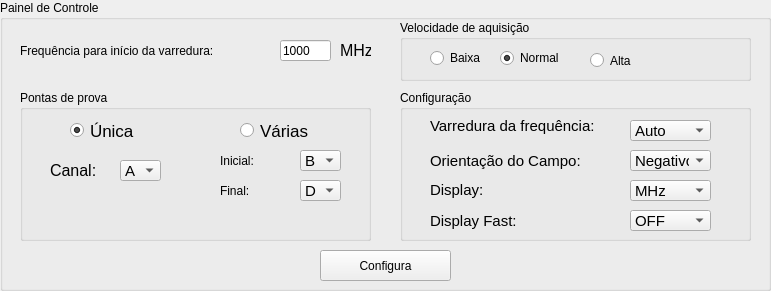
     <widget class="QGroupBox" name="groupBox_5">
      <property name="geometry">
       <rect>
        <x>20</x>
        <y>10</y>
        <width>771</width>
        <height>291</height>
       </rect>
      </property>
      <property name="font">
       <font>
        <weight>50</weight>
        <bold>false</bold>
       </font>
      </property>
      <property name="title">
       <string>Painel de Controle</string>
      </property>
      <widget class="QLabel" name="label_8">
       <property name="geometry">
        <rect>
         <x>20</x>
         <y>40</y>
         <width>261</width>
         <height>21</height>
        </rect>
       </property>
       <property name="text">
        <string>Frequência para início da varredura:</string>
       </property>
      </widget>
      <widget class="QLineEdit" name="freq_sweep">
       <property name="geometry">
        <rect>
         <x>280</x>
         <y>40</y>
         <width>51</width>
         <height>21</height>
        </rect>
       </property>
       <property name="toolTip">
        <string>&lt;!DOCTYPE HTML PUBLIC &quot;-//W3C//DTD HTML 4.0//EN&quot; &quot;http://www.w3.org/TR/REC-html40/strict.dtd&quot;&gt;
&lt;html&gt;&lt;head&gt;&lt;meta name=&quot;qrichtext&quot; content=&quot;1&quot; /&gt;&lt;style type=&quot;text/css&quot;&gt;
p, li { white-space: pre-wrap; }
&lt;/style&gt;&lt;/head&gt;&lt;body style=&quot; font-family:'MS Shell Dlg 2'; font-size:12pt; font-weight:400; font-style:normal;&quot;&gt;
&lt;p style=&quot; margin-top:0px; margin-bottom:0px; margin-left:0px; margin-right:0px; -qt-block-indent:0; text-indent:0px;&quot;&gt;&lt;span style=&quot; font-size:11pt;&quot;&gt;Frequência inicial para inicio da varredura. Nesta etapa, será realizada a leitura da frequência e posteriormente incremento na variação da frequência final.&lt;/span&gt;&lt;/p&gt;&lt;/body&gt;&lt;/html&gt;</string>
       </property>
       <property name="text">
        <string>1000</string>
       </property>
      </widget>
      <widget class="QLabel" name="label_18">
       <property name="geometry">
        <rect>
         <x>340</x>
         <y>40</y>
         <width>31</width>
         <height>21</height>
        </rect>
       </property>
       <property name="font">
        <font>
         <pointsize>12</pointsize>
        </font>
       </property>
       <property name="text">
        <string>MHz</string>
       </property>
      </widget>
      <widget class="QPushButton" name="pb_configura">
       <property name="geometry">
        <rect>
         <x>320</x>
         <y>250</y>
         <width>131</width>
         <height>31</height>
        </rect>
       </property>
       <property name="toolTip">
        <string>&lt;!DOCTYPE HTML PUBLIC &quot;-//W3C//DTD HTML 4.0//EN&quot; &quot;http://www.w3.org/TR/REC-html40/strict.dtd&quot;&gt;
&lt;html&gt;&lt;head&gt;&lt;meta name=&quot;qrichtext&quot; content=&quot;1&quot; /&gt;&lt;style type=&quot;text/css&quot;&gt;
p, li { white-space: pre-wrap; }
&lt;/style&gt;&lt;/head&gt;&lt;body style=&quot; font-family:'MS Shell Dlg 2'; font-size:12pt; font-weight:400; font-style:normal;&quot;&gt;
&lt;p style=&quot; margin-top:0px; margin-bottom:0px; margin-left:0px; margin-right:0px; -qt-block-indent:0; text-indent:0px;&quot;&gt;&lt;span style=&quot; font-size:10pt;&quot;&gt;Roda a configuração setada.&lt;/span&gt;&lt;/p&gt;&lt;/body&gt;&lt;/html&gt;</string>
       </property>
       <property name="text">
        <string>Configura</string>
       </property>
       <property name="icon">
        <iconset>
         <normaloff>../../../bobinona/imagens/engine.png</normaloff>../../../bobinona/imagens/engine.png</iconset>
       </property>
       <property name="iconSize">
        <size>
         <width>23</width>
         <height>23</height>
        </size>
       </property>
      </widget>
      <widget class="QGroupBox" name="groupBox_6">
       <property name="geometry">
        <rect>
         <x>400</x>
         <y>20</y>
         <width>351</width>
         <height>61</height>
        </rect>
       </property>
       <property name="toolTip">
        <string>&lt;!DOCTYPE HTML PUBLIC &quot;-//W3C//DTD HTML 4.0//EN&quot; &quot;http://www.w3.org/TR/REC-html40/strict.dtd&quot;&gt;
&lt;html&gt;&lt;head&gt;&lt;meta name=&quot;qrichtext&quot; content=&quot;1&quot; /&gt;&lt;style type=&quot;text/css&quot;&gt;
p, li { white-space: pre-wrap; }
&lt;/style&gt;&lt;/head&gt;&lt;body style=&quot; font-family:'MS Shell Dlg 2'; font-size:12pt; font-weight:400; font-style:normal;&quot;&gt;
&lt;p align=&quot;justify&quot; style=&quot; margin-top:0px; margin-bottom:0px; margin-left:0px; margin-right:0px; -qt-block-indent:0; text-indent:0px;&quot;&gt;&lt;span style=&quot; font-size:11pt;&quot;&gt;Permite-se alterar a inclinçao da pesquisa. O modo &amp;quot;Alta&amp;quot; corresponde à 9 segundos para escanear o campo. No modo &amp;quot;Normal&amp;quot; 18 segundos e no modo &amp;quot;Baixa&amp;quot; (24 segundos).&lt;/span&gt;&lt;/p&gt;&lt;/body&gt;&lt;/html&gt;</string>
       </property>
       <property name="title">
        <string>Velocidade de aquisição</string>
       </property>
       <widget class="QRadioButton" name="rb_High">
        <property name="geometry">
         <rect>
          <x>190</x>
          <y>30</y>
          <width>71</width>
          <height>21</height>
         </rect>
        </property>
        <property name="text">
         <string>Alta</string>
        </property>
       </widget>
       <widget class="QRadioButton" name="rb_Low">
        <property name="geometry">
         <rect>
          <x>30</x>
          <y>30</y>
          <width>71</width>
          <height>16</height>
         </rect>
        </property>
        <property name="text">
         <string>Baixa</string>
        </property>
       </widget>
       <widget class="QRadioButton" name="rb_Normal">
        <property name="geometry">
         <rect>
          <x>100</x>
          <y>30</y>
          <width>71</width>
          <height>16</height>
         </rect>
        </property>
        <property name="text">
         <string>Normal </string>
        </property>
        <property name="checked">
         <bool>true</bool>
        </property>
       </widget>
      </widget>
      <widget class="QGroupBox" name="groupBox_9">
       <property name="geometry">
        <rect>
         <x>20</x>
         <y>90</y>
         <width>351</width>
         <height>151</height>
        </rect>
       </property>
       <property name="toolTip">
        <string>&lt;!DOCTYPE HTML PUBLIC &quot;-//W3C//DTD HTML 4.0//EN&quot; &quot;http://www.w3.org/TR/REC-html40/strict.dtd&quot;&gt;
&lt;html&gt;&lt;head&gt;&lt;meta name=&quot;qrichtext&quot; content=&quot;1&quot; /&gt;&lt;style type=&quot;text/css&quot;&gt;
p, li { white-space: pre-wrap; }
&lt;/style&gt;&lt;/head&gt;&lt;body style=&quot; font-family:'MS Shell Dlg 2'; font-size:12pt; font-weight:400; font-style:normal;&quot;&gt;
&lt;p align=&quot;justify&quot; style=&quot; margin-top:0px; margin-bottom:0px; margin-left:0px; margin-right:0px; -qt-block-indent:0; text-indent:0px;&quot;&gt;&lt;span style=&quot; font-size:11pt;&quot;&gt;Seleciona o tipo de prova utilizada na varredura. Única: Apenas uma ponta de prova. Várias: Varredura com mais de uma ponta de prova.&lt;/span&gt;&lt;/p&gt;&lt;/body&gt;&lt;/html&gt;</string>
       </property>
       <property name="title">
        <string>Pontas de prova</string>
       </property>
       <widget class="QComboBox" name="cb_Channel_fim">
        <property name="geometry">
         <rect>
          <x>280</x>
          <y>90</y>
          <width>41</width>
          <height>21</height>
         </rect>
        </property>
        <property name="font">
         <font>
          <pointsize>11</pointsize>
         </font>
        </property>
        <property name="toolTip">
         <string>&lt;!DOCTYPE HTML PUBLIC &quot;-//W3C//DTD HTML 4.0//EN&quot; &quot;http://www.w3.org/TR/REC-html40/strict.dtd&quot;&gt;
&lt;html&gt;&lt;head&gt;&lt;meta name=&quot;qrichtext&quot; content=&quot;1&quot; /&gt;&lt;style type=&quot;text/css&quot;&gt;
p, li { white-space: pre-wrap; }
&lt;/style&gt;&lt;/head&gt;&lt;body style=&quot; font-family:'MS Shell Dlg 2'; font-size:11pt; font-weight:400; font-style:normal;&quot;&gt;
&lt;p style=&quot; margin-top:0px; margin-bottom:0px; margin-left:0px; margin-right:0px; -qt-block-indent:0; text-indent:0px;&quot;&gt;&lt;span style=&quot; font-size:10pt;&quot;&gt;Seleciona o canal do Multiplexador&lt;/span&gt;&lt;/p&gt;&lt;/body&gt;&lt;/html&gt;</string>
        </property>
        <property name="currentIndex">
         <number>3</number>
        </property>
        <item>
         <property name="text">
          <string>A</string>
         </property>
        </item>
        <item>
         <property name="text">
          <string>B</string>
         </property>
        </item>
        <item>
         <property name="text">
          <string>C</string>
         </property>
        </item>
        <item>
         <property name="text">
          <string>D</string>
         </property>
        </item>
        <item>
         <property name="text">
          <string>E</string>
         </property>
        </item>
        <item>
         <property name="text">
          <string>F</string>
         </property>
        </item>
        <item>
         <property name="text">
          <string>G</string>
         </property>
        </item>
        <item>
         <property name="text">
          <string>H</string>
         </property>
        </item>
       </widget>
       <widget class="QLabel" name="label_17">
        <property name="geometry">
         <rect>
          <x>200</x>
          <y>90</y>
          <width>51</width>
          <height>21</height>
         </rect>
        </property>
        <property name="text">
         <string>Final:</string>
        </property>
       </widget>
       <widget class="QLabel" name="label_13">
        <property name="geometry">
         <rect>
          <x>30</x>
          <y>70</y>
          <width>61</width>
          <height>21</height>
         </rect>
        </property>
        <property name="font">
         <font>
          <pointsize>12</pointsize>
         </font>
        </property>
        <property name="text">
         <string>Canal:</string>
        </property>
       </widget>
       <widget class="QLabel" name="label_14">
        <property name="geometry">
         <rect>
          <x>200</x>
          <y>60</y>
          <width>61</width>
          <height>21</height>
         </rect>
        </property>
        <property name="text">
         <string>Inicial:</string>
        </property>
       </widget>
       <widget class="QComboBox" name="cb_Channel_2">
        <property name="geometry">
         <rect>
          <x>100</x>
          <y>70</y>
          <width>41</width>
          <height>21</height>
         </rect>
        </property>
        <property name="font">
         <font>
          <pointsize>11</pointsize>
         </font>
        </property>
        <property name="toolTip">
         <string>&lt;!DOCTYPE HTML PUBLIC &quot;-//W3C//DTD HTML 4.0//EN&quot; &quot;http://www.w3.org/TR/REC-html40/strict.dtd&quot;&gt;
&lt;html&gt;&lt;head&gt;&lt;meta name=&quot;qrichtext&quot; content=&quot;1&quot; /&gt;&lt;style type=&quot;text/css&quot;&gt;
p, li { white-space: pre-wrap; }
&lt;/style&gt;&lt;/head&gt;&lt;body style=&quot; font-family:'MS Shell Dlg 2'; font-size:11pt; font-weight:400; font-style:normal;&quot;&gt;
&lt;p style=&quot; margin-top:0px; margin-bottom:0px; margin-left:0px; margin-right:0px; -qt-block-indent:0; text-indent:0px;&quot;&gt;&lt;span style=&quot; font-size:10pt;&quot;&gt;Seleciona o canal do Multiplexador&lt;/span&gt;&lt;/p&gt;&lt;/body&gt;&lt;/html&gt;</string>
        </property>
        <property name="currentIndex">
         <number>0</number>
        </property>
        <item>
         <property name="text">
          <string>A</string>
         </property>
        </item>
        <item>
         <property name="text">
          <string>B</string>
         </property>
        </item>
        <item>
         <property name="text">
          <string>C</string>
         </property>
        </item>
        <item>
         <property name="text">
          <string>D</string>
         </property>
        </item>
        <item>
         <property name="text">
          <string>E</string>
         </property>
        </item>
        <item>
         <property name="text">
          <string>F</string>
         </property>
        </item>
        <item>
         <property name="text">
          <string>G</string>
         </property>
        </item>
        <item>
         <property name="text">
          <string>H</string>
         </property>
        </item>
       </widget>
       <widget class="QComboBox" name="cb_Channel_ini">
        <property name="geometry">
         <rect>
          <x>280</x>
          <y>60</y>
          <width>41</width>
          <height>21</height>
         </rect>
        </property>
        <property name="font">
         <font>
          <pointsize>11</pointsize>
         </font>
        </property>
        <property name="toolTip">
         <string>&lt;!DOCTYPE HTML PUBLIC &quot;-//W3C//DTD HTML 4.0//EN&quot; &quot;http://www.w3.org/TR/REC-html40/strict.dtd&quot;&gt;
&lt;html&gt;&lt;head&gt;&lt;meta name=&quot;qrichtext&quot; content=&quot;1&quot; /&gt;&lt;style type=&quot;text/css&quot;&gt;
p, li { white-space: pre-wrap; }
&lt;/style&gt;&lt;/head&gt;&lt;body style=&quot; font-family:'MS Shell Dlg 2'; font-size:11pt; font-weight:400; font-style:normal;&quot;&gt;
&lt;p style=&quot; margin-top:0px; margin-bottom:0px; margin-left:0px; margin-right:0px; -qt-block-indent:0; text-indent:0px;&quot;&gt;&lt;span style=&quot; font-size:10pt;&quot;&gt;Seleciona o canal do Multiplexador&lt;/span&gt;&lt;/p&gt;&lt;/body&gt;&lt;/html&gt;</string>
        </property>
        <property name="currentIndex">
         <number>1</number>
        </property>
        <item>
         <property name="text">
          <string>A</string>
         </property>
        </item>
        <item>
         <property name="text">
          <string>B</string>
         </property>
        </item>
        <item>
         <property name="text">
          <string>C</string>
         </property>
        </item>
        <item>
         <property name="text">
          <string>D</string>
         </property>
        </item>
        <item>
         <property name="text">
          <string>E</string>
         </property>
        </item>
        <item>
         <property name="text">
          <string>F</string>
         </property>
        </item>
        <item>
         <property name="text">
          <string>G</string>
         </property>
        </item>
        <item>
         <property name="text">
          <string>H</string>
         </property>
        </item>
       </widget>
       <widget class="QRadioButton" name="rb_sgl_probe">
        <property name="geometry">
         <rect>
          <x>50</x>
          <y>30</y>
          <width>91</width>
          <height>21</height>
         </rect>
        </property>
        <property name="font">
         <font>
          <pointsize>13</pointsize>
          <weight>50</weight>
          <bold>false</bold>
         </font>
        </property>
        <property name="text">
         <string>Única</string>
        </property>
        <property name="checked">
         <bool>true</bool>
        </property>
       </widget>
       <widget class="QRadioButton" name="rb_svr_probe">
        <property name="geometry">
         <rect>
          <x>220</x>
          <y>30</y>
          <width>81</width>
          <height>21</height>
         </rect>
        </property>
        <property name="font">
         <font>
          <pointsize>13</pointsize>
          <weight>50</weight>
          <bold>false</bold>
         </font>
        </property>
        <property name="text">
         <string>Várias</string>
        </property>
       </widget>
      </widget>
      <widget class="QGroupBox" name="groupBox_2">
       <property name="geometry">
        <rect>
         <x>400</x>
         <y>90</y>
         <width>351</width>
         <height>151</height>
        </rect>
       </property>
       <property name="title">
        <string>Configuração</string>
       </property>
       <widget class="QLabel" name="label_5">
        <property name="geometry">
         <rect>
          <x>30</x>
          <y>20</y>
          <width>181</width>
          <height>31</height>
         </rect>
        </property>
        <property name="font">
         <font>
          <pointsize>11</pointsize>
         </font>
        </property>
        <property name="toolTip">
         <string>&lt;!DOCTYPE HTML PUBLIC &quot;-//W3C//DTD HTML 4.0//EN&quot; &quot;http://www.w3.org/TR/REC-html40/strict.dtd&quot;&gt;
&lt;html&gt;&lt;head&gt;&lt;meta name=&quot;qrichtext&quot; content=&quot;1&quot; /&gt;&lt;style type=&quot;text/css&quot;&gt;
p, li { white-space: pre-wrap; }
&lt;/style&gt;&lt;/head&gt;&lt;body style=&quot; font-family:'MS Shell Dlg 2'; font-size:12pt; font-weight:400; font-style:normal;&quot;&gt;
&lt;p style=&quot; margin-top:0px; margin-bottom:0px; margin-left:0px; margin-right:0px; -qt-block-indent:0; text-indent:0px;&quot;&gt;&lt;span style=&quot; font-size:11pt;&quot;&gt;Aqui escolhe-se qual será o tipo de varredura da frequência. No modo Automático, o PT-2025 varre a radio frequencia sobre todo o range do potenciômetro de ajuste fino (FINE). O que representa uma variação de +/- 5% da frequência atual selecionada no potênciometro de ajuste grosso (COARSE).&lt;/span&gt;&lt;/p&gt;&lt;/body&gt;&lt;/html&gt;</string>
        </property>
        <property name="whatsThis">
         <string>&lt;!DOCTYPE HTML PUBLIC &quot;-//W3C//DTD HTML 4.0//EN&quot; &quot;http://www.w3.org/TR/REC-html40/strict.dtd&quot;&gt;
&lt;html&gt;&lt;head&gt;&lt;meta name=&quot;qrichtext&quot; content=&quot;1&quot; /&gt;&lt;style type=&quot;text/css&quot;&gt;
p, li { white-space: pre-wrap; }
&lt;/style&gt;&lt;/head&gt;&lt;body style=&quot; font-family:'MS Shell Dlg 2'; font-size:11pt; font-weight:400; font-style:normal;&quot;&gt;
&lt;p style=&quot; margin-top:0px; margin-bottom:0px; margin-left:0px; margin-right:0px; -qt-block-indent:0; text-indent:0px;&quot;&gt;Aqui escolhe-se qual será o tipo de varredura da frequência. No modo Automático, o PT-2025 varre a radio frequencia sobre todo o rande do potenciômetro de ajuste fino (FINE). O que representa uma variação de +/- 5% da frequência atual selecionada no potênciometro de ajuste grosso (COARSE).&lt;/p&gt;&lt;/body&gt;&lt;/html&gt;</string>
        </property>
        <property name="text">
         <string>Varredura da frequência:</string>
        </property>
       </widget>
       <widget class="QComboBox" name="cb_Aquisition">
        <property name="geometry">
         <rect>
          <x>230</x>
          <y>30</y>
          <width>81</width>
          <height>21</height>
         </rect>
        </property>
        <property name="font">
         <font>
          <pointsize>11</pointsize>
         </font>
        </property>
        <property name="toolTip">
         <string>&lt;!DOCTYPE HTML PUBLIC &quot;-//W3C//DTD HTML 4.0//EN&quot; &quot;http://www.w3.org/TR/REC-html40/strict.dtd&quot;&gt;
&lt;html&gt;&lt;head&gt;&lt;meta name=&quot;qrichtext&quot; content=&quot;1&quot; /&gt;&lt;style type=&quot;text/css&quot;&gt;
p, li { white-space: pre-wrap; }
&lt;/style&gt;&lt;/head&gt;&lt;body style=&quot; font-family:'MS Shell Dlg 2'; font-size:11pt; font-weight:400; font-style:normal;&quot;&gt;
&lt;p align=&quot;justify&quot; style=&quot; margin-top:0px; margin-bottom:0px; margin-left:0px; margin-right:0px; -qt-block-indent:0; text-indent:0px;&quot;&gt;&lt;span style=&quot; font-size:10pt;&quot;&gt;Aqui escolhe-se qual será o tipo de varredura da frequência. No modo Automático, o PT-2025 varre a rádio frequência sobre todo o range do potenciômetro de ajuste fino (FINE) que permanece desabilitado no modo Automático. Isso representa uma variação de +/- 5% da frequência atual selecionada pelo potênciometro de ajuste grosso (COARSE). &lt;/span&gt;&lt;/p&gt;
&lt;p align=&quot;justify&quot; style=&quot; margin-top:0px; margin-bottom:0px; margin-left:0px; margin-right:0px; -qt-block-indent:0; text-indent:0px;&quot;&gt;&lt;span style=&quot; font-size:10pt;&quot;&gt;No modo Manual, este ajuste é feito manualmente tomando como referência os leds TOO LO indicando que o ajuste grosso de frequência está abaixo do valor esperado e TOO HI para valores acima.&lt;/span&gt;&lt;/p&gt;&lt;/body&gt;&lt;/html&gt;</string>
        </property>
        <property name="currentIndex">
         <number>1</number>
        </property>
        <item>
         <property name="text">
          <string>Manual</string>
         </property>
        </item>
        <item>
         <property name="text">
          <string>Auto</string>
         </property>
        </item>
       </widget>
       <widget class="QComboBox" name="cb_FieldSense">
        <property name="geometry">
         <rect>
          <x>230</x>
          <y>60</y>
          <width>81</width>
          <height>21</height>
         </rect>
        </property>
        <property name="font">
         <font>
          <pointsize>11</pointsize>
         </font>
        </property>
        <property name="toolTip">
         <string>&lt;!DOCTYPE HTML PUBLIC &quot;-//W3C//DTD HTML 4.0//EN&quot; &quot;http://www.w3.org/TR/REC-html40/strict.dtd&quot;&gt;
&lt;html&gt;&lt;head&gt;&lt;meta name=&quot;qrichtext&quot; content=&quot;1&quot; /&gt;&lt;style type=&quot;text/css&quot;&gt;
p, li { white-space: pre-wrap; }
&lt;/style&gt;&lt;/head&gt;&lt;body style=&quot; font-family:'MS Shell Dlg 2'; font-size:11pt; font-weight:400; font-style:normal;&quot;&gt;
&lt;p style=&quot; margin-top:0px; margin-bottom:0px; margin-left:0px; margin-right:0px; -qt-block-indent:0; text-indent:0px;&quot;&gt;&lt;span style=&quot; font-size:10pt;&quot;&gt;Determine a sensibilidade do campo a ser medido com relação à orientação da sonda.&lt;/span&gt;&lt;/p&gt;&lt;/body&gt;&lt;/html&gt;</string>
        </property>
        <property name="currentIndex">
         <number>0</number>
        </property>
        <item>
         <property name="text">
          <string>Negativo</string>
         </property>
        </item>
        <item>
         <property name="text">
          <string>Positivo</string>
         </property>
        </item>
       </widget>
       <widget class="QLabel" name="label_6">
        <property name="geometry">
         <rect>
          <x>30</x>
          <y>60</y>
          <width>171</width>
          <height>21</height>
         </rect>
        </property>
        <property name="font">
         <font>
          <pointsize>11</pointsize>
         </font>
        </property>
        <property name="text">
         <string>Orientação do Campo:</string>
        </property>
       </widget>
       <widget class="QLabel" name="label_7">
        <property name="geometry">
         <rect>
          <x>30</x>
          <y>89</y>
          <width>71</width>
          <height>21</height>
         </rect>
        </property>
        <property name="font">
         <font>
          <pointsize>11</pointsize>
         </font>
        </property>
        <property name="text">
         <string>Display:</string>
        </property>
       </widget>
       <widget class="QComboBox" name="cb_Display">
        <property name="geometry">
         <rect>
          <x>230</x>
          <y>90</y>
          <width>81</width>
          <height>21</height>
         </rect>
        </property>
        <property name="font">
         <font>
          <pointsize>11</pointsize>
         </font>
        </property>
        <property name="toolTip">
         <string>&lt;!DOCTYPE HTML PUBLIC &quot;-//W3C//DTD HTML 4.0//EN&quot; &quot;http://www.w3.org/TR/REC-html40/strict.dtd&quot;&gt;
&lt;html&gt;&lt;head&gt;&lt;meta name=&quot;qrichtext&quot; content=&quot;1&quot; /&gt;&lt;style type=&quot;text/css&quot;&gt;
p, li { white-space: pre-wrap; }
&lt;/style&gt;&lt;/head&gt;&lt;body style=&quot; font-family:'MS Shell Dlg 2'; font-size:11pt; font-weight:400; font-style:normal;&quot;&gt;
&lt;p style=&quot; margin-top:0px; margin-bottom:0px; margin-left:0px; margin-right:0px; -qt-block-indent:0; text-indent:0px;&quot;&gt;&lt;span style=&quot; font-size:10pt;&quot;&gt;Determina se o valor mostrado no display será dado em Tesla (valor do campo) ou em MHz (valor da frequência setada).&lt;/span&gt;&lt;/p&gt;&lt;/body&gt;&lt;/html&gt;</string>
        </property>
        <item>
         <property name="text">
          <string>MHz</string>
         </property>
        </item>
        <item>
         <property name="text">
          <string>Tesla</string>
         </property>
        </item>
       </widget>
       <widget class="QLabel" name="label_9">
        <property name="geometry">
         <rect>
          <x>30</x>
          <y>120</y>
          <width>101</width>
          <height>21</height>
         </rect>
        </property>
        <property name="font">
         <font>
          <pointsize>11</pointsize>
         </font>
        </property>
        <property name="text">
         <string>Display Fast:</string>
        </property>
       </widget>
       <widget class="QComboBox" name="cb_Display_fast">
        <property name="geometry">
         <rect>
          <x>230</x>
          <y>120</y>
          <width>81</width>
          <height>21</height>
         </rect>
        </property>
        <property name="font">
         <font>
          <pointsize>11</pointsize>
         </font>
        </property>
        <property name="toolTip">
         <string>&lt;!DOCTYPE HTML PUBLIC &quot;-//W3C//DTD HTML 4.0//EN&quot; &quot;http://www.w3.org/TR/REC-html40/strict.dtd&quot;&gt;
&lt;html&gt;&lt;head&gt;&lt;meta name=&quot;qrichtext&quot; content=&quot;1&quot; /&gt;&lt;style type=&quot;text/css&quot;&gt;
p, li { white-space: pre-wrap; }
&lt;/style&gt;&lt;/head&gt;&lt;body style=&quot; font-family:'MS Shell Dlg 2'; font-size:11pt; font-weight:400; font-style:normal;&quot;&gt;
&lt;p style=&quot; margin-top:0px; margin-bottom:0px; margin-left:0px; margin-right:0px; -qt-block-indent:0; text-indent:0px;&quot;&gt;&lt;span style=&quot; font-size:10pt;&quot;&gt;Determina se o valor mostrado no display será dado em Tesla (valor do campo) ou em MHz (valor da frequência setada).&lt;/span&gt;&lt;/p&gt;&lt;/body&gt;&lt;/html&gt;</string>
        </property>
        <property name="currentIndex">
         <number>0</number>
        </property>
        <item>
         <property name="text">
          <string>OFF</string>
         </property>
        </item>
        <item>
         <property name="text">
          <string>ON</string>
         </property>
        </item>
       </widget>
      </widget>
     </widget>
